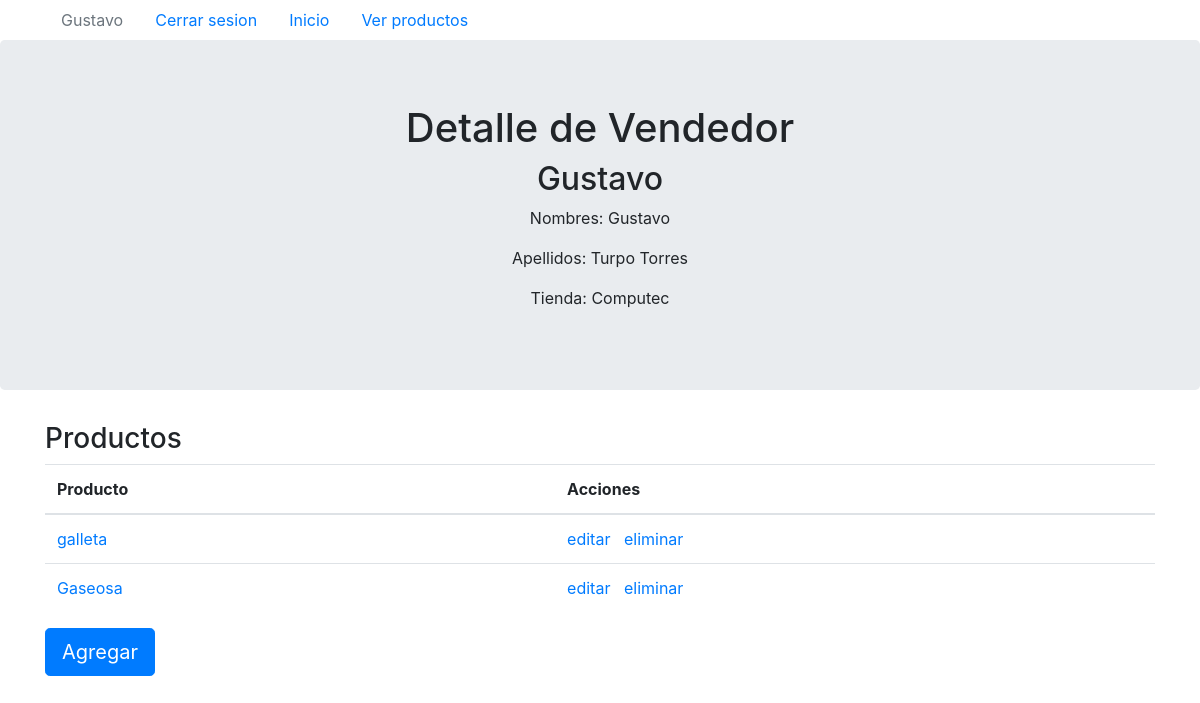
The app's page /vendedores/1/ (signed in), older data.
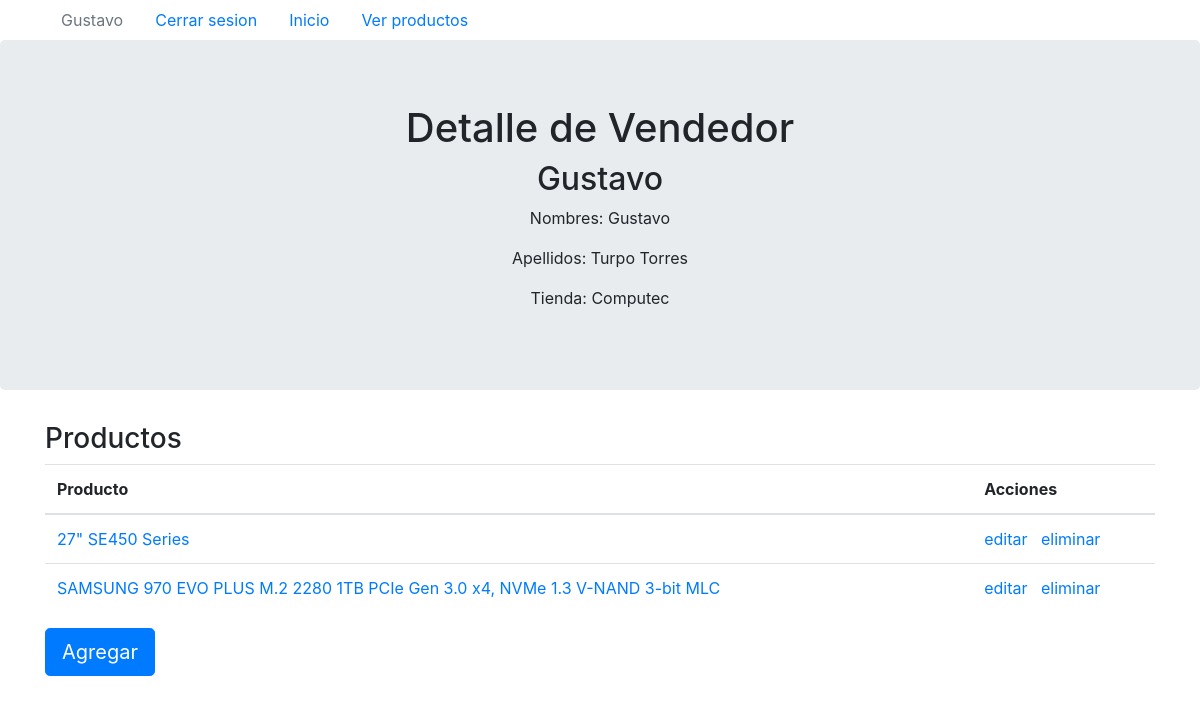
The same page, newer data.
### productos/models.py (models this page shows)
class Producto(models.Model):
  nombre = models.TextField(max_length = 100)
  precio = models.DecimalField(max_digits=7, decimal_places=2)
  descripcion = models.TextField(max_length = 250)
  foto =  models.ImageField(upload_to = 'fotoProducto/')
  vendedor = models.ForeignKey(Vendedor, on_delete=models.CASCADE)
  def get_absolute_url(self):
    return reverse('productos:productos-detail', kwargs = {'pk': self.id})

### vendedor/views.py (the view)
# urls.py: path('<int:pk>/', VendedorDetailView.as_view(), name = 'vendedor-detail'),
class VendedorDetailView(DetailView):
  model = Vendedor
  def get_context_data(self, **kwargs):
    context = super().get_context_data(**kwargs)
    user = self.request.user.id
    context['thisVend'] = self.object.id
    try:
      context['vend'] = Vendedor.objects.get(user__id = user).id
    except:
      context['vend'] = None
    context['productos'] = Producto.objects.filter(vendedor__id = self.kwargs['pk'])
    return context
  def dispatch(self, request, *args, **kwargs):
    return super().dispatch(request, *args, **kwargs)

### vendedor/templates/vendedor/vendedor_detail.html (shortened to what this page needs)
{% extends 'baseven.html' %}
{% load static %}
{% block body %}
<div class="jumbotron text-center">
  <h1> Detalle de Vendedor </h1>
  <h2> {{ object.user.username }}</h2>
  <p> Nombres: {{ object.user.first_name }} </p>
  <p> Apellidos: {{ object.user.last_name }} </p>
  <p> Tienda: {{ object.tienda }} </p>
</div>
{% if vend == thisVend %}
  <div class="container">
    <h3> Productos </h3>
    <table class="table table-hover">
      <thead>
        <tr>
          <th>Producto</th>
          <th></th>
          <th>Acciones</th>
        </tr>
      </thead>
      <tbody>
        {% for producto in productos %}
        <tr>
          <td><a href='{{ producto.get_absolute_url }}'>{{producto.nombre}}</td>
          <td></td>
          <td><a href='{{ producto.get_absolute_url }}update'>editar&nbsp&nbsp
          <a href='{{ producto.get_absolute_url }}delete'>eliminar</td>
        </tr>
        {% endfor %}
      </tbody>
    </table>
    <a class="btn btn-primary btn-lg" href="{% url 'productos:productos-create' %}" role="button">Agregar</a>
  </div>
{% endif%}
{% endblock %}

Row changes from the older to the newer data that the page shows:
removed Producto: nombre "galleta"
removed Producto: nombre "Gaseosa"
added Producto: nombre "27\" SE450 Series"
added Producto: nombre "SAMSUNG 970 EVO PLUS M.2 2280 1TB PCIe Gen 3.0 x4, NVMe 1.3 V-NAND 3-bit MLC"
